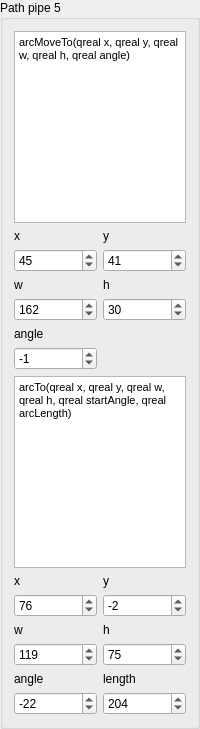
                  <widget class="QGroupBox" name="groupBox_14">
                   <property name="minimumSize">
                    <size>
                     <width>23</width>
                     <height>500</height>
                    </size>
                   </property>
                   <property name="maximumSize">
                    <size>
                     <width>200</width>
                     <height>16777215</height>
                    </size>
                   </property>
                   <property name="title">
                    <string>Path pipe 5</string>
                   </property>
                   <layout class="QGridLayout" name="gridLayout_35">
                    <item row="0" column="0" colspan="2">
                     <widget class="QTextEdit" name="textEdit_13">
                      <property name="html">
                       <string>&lt;!DOCTYPE HTML PUBLIC &quot;-//W3C//DTD HTML 4.0//EN&quot; &quot;http://www.w3.org/TR/REC-html40/strict.dtd&quot;&gt;
&lt;html&gt;&lt;head&gt;&lt;meta name=&quot;qrichtext&quot; content=&quot;1&quot; /&gt;&lt;style type=&quot;text/css&quot;&gt;
p, li { white-space: pre-wrap; }
&lt;/style&gt;&lt;/head&gt;&lt;body style=&quot; font-family:'MS Shell Dlg 2'; font-size:8.25pt; font-weight:400; font-style:normal;&quot;&gt;
&lt;p style=&quot; margin-top:0px; margin-bottom:0px; margin-left:0px; margin-right:0px; -qt-block-indent:0; text-indent:0px;&quot;&gt;arcMoveTo(qreal x, qreal y, qreal w, qreal h, qreal angle)&lt;/p&gt;&lt;/body&gt;&lt;/html&gt;</string>
                      </property>
                     </widget>
                    </item>
                    <item row="1" column="0">
                     <widget class="QLabel" name="label_92">
                      <property name="text">
                       <string>x</string>
                      </property>
                     </widget>
                    </item>
                    <item row="1" column="1">
                     <widget class="QLabel" name="label_89">
                      <property name="text">
                       <string>y</string>
                      </property>
                     </widget>
                    </item>
                    <item row="2" column="0">
                     <widget class="QDoubleSpinBox" name="doubleSpinBox_p5_x">
                      <property name="decimals">
                       <number>0</number>
                      </property>
                      <property name="minimum">
                       <double>-500.000000000000000</double>
                      </property>
                      <property name="maximum">
                       <double>500.000000000000000</double>
                      </property>
                      <property name="value">
                       <double>45.000000000000000</double>
                      </property>
                     </widget>
                    </item>
                    <item row="2" column="1">
                     <widget class="QDoubleSpinBox" name="doubleSpinBox_p5_y">
                      <property name="decimals">
                       <number>0</number>
                      </property>
                      <property name="minimum">
                       <double>-500.000000000000000</double>
                      </property>
                      <property name="maximum">
                       <double>500.000000000000000</double>
                      </property>
                      <property name="value">
                       <double>41.000000000000000</double>
                      </property>
                     </widget>
                    </item>
                    <item row="3" column="0">
                     <widget class="QLabel" name="label_91">
                      <property name="text">
                       <string>w</string>
                      </property>
                     </widget>
                    </item>
                    <item row="3" column="1">
                     <widget class="QLabel" name="label_94">
                      <property name="text">
                       <string>h</string>
                      </property>
                     </widget>
                    </item>
                    <item row="4" column="0">
                     <widget class="QDoubleSpinBox" name="doubleSpinBox_p5_w">
                      <property name="decimals">
                       <number>0</number>
                      </property>
                      <property name="minimum">
                       <double>-500.000000000000000</double>
                      </property>
                      <property name="maximum">
                       <double>500.000000000000000</double>
                      </property>
                      <property name="value">
                       <double>162.000000000000000</double>
                      </property>
                     </widget>
                    </item>
                    <item row="4" column="1">
                     <widget class="QDoubleSpinBox" name="doubleSpinBox_p5_h">
                      <property name="decimals">
                       <number>0</number>
                      </property>
                      <property name="minimum">
                       <double>-500.000000000000000</double>
                      </property>
                      <property name="maximum">
                       <double>500.000000000000000</double>
                      </property>
                      <property name="value">
                       <double>30.000000000000000</double>
                      </property>
                     </widget>
                    </item>
                    <item row="5" column="0">
                     <widget class="QLabel" name="label_93">
                      <property name="text">
                       <string>angle</string>
                      </property>
                     </widget>
                    </item>
                    <item row="6" column="0">
                     <widget class="QDoubleSpinBox" name="doubleSpinBox_p5_a">
                      <property name="decimals">
                       <number>0</number>
                      </property>
                      <property name="minimum">
                       <double>-500.000000000000000</double>
                      </property>
                      <property name="maximum">
                       <double>500.000000000000000</double>
                      </property>
                      <property name="value">
                       <double>-1.000000000000000</double>
                      </property>
                     </widget>
                    </item>
                    <item row="7" column="0" colspan="2">
                     <widget class="QTextEdit" name="textEdit_14">
                      <property name="html">
                       <string>&lt;!DOCTYPE HTML PUBLIC &quot;-//W3C//DTD HTML 4.0//EN&quot; &quot;http://www.w3.org/TR/REC-html40/strict.dtd&quot;&gt;
&lt;html&gt;&lt;head&gt;&lt;meta name=&quot;qrichtext&quot; content=&quot;1&quot; /&gt;&lt;style type=&quot;text/css&quot;&gt;
p, li { white-space: pre-wrap; }
&lt;/style&gt;&lt;/head&gt;&lt;body style=&quot; font-family:'MS Shell Dlg 2'; font-size:8.25pt; font-weight:400; font-style:normal;&quot;&gt;
&lt;p style=&quot; margin-top:0px; margin-bottom:0px; margin-left:0px; margin-right:0px; -qt-block-indent:0; text-indent:0px;&quot;&gt;arcTo(qreal x, qreal y, qreal w, qreal h, qreal startAngle, qreal arcLength)&lt;/p&gt;&lt;/body&gt;&lt;/html&gt;</string>
                      </property>
                     </widget>
                    </item>
                    <item row="8" column="0">
                     <widget class="QLabel" name="label_87">
                      <property name="text">
                       <string>x</string>
                      </property>
                     </widget>
                    </item>
                    <item row="8" column="1">
                     <widget class="QLabel" name="label_88">
                      <property name="text">
                       <string>y</string>
                      </property>
                     </widget>
                    </item>
                    <item row="9" column="0">
                     <widget class="QDoubleSpinBox" name="doubleSpinBox_p52x">
                      <property name="decimals">
                       <number>0</number>
                      </property>
                      <property name="minimum">
                       <double>-500.000000000000000</double>
                      </property>
                      <property name="maximum">
                       <double>500.000000000000000</double>
                      </property>
                      <property name="value">
                       <double>76.000000000000000</double>
                      </property>
                     </widget>
                    </item>
                    <item row="9" column="1">
                     <widget class="QDoubleSpinBox" name="doubleSpinBox_p52y">
                      <property name="decimals">
                       <number>0</number>
                      </property>
                      <property name="minimum">
                       <double>-500.000000000000000</double>
                      </property>
                      <property name="maximum">
                       <double>500.000000000000000</double>
                      </property>
                      <property name="value">
                       <double>-2.000000000000000</double>
                      </property>
                     </widget>
                    </item>
                    <item row="10" column="0">
                     <widget class="QLabel" name="label_90">
                      <property name="text">
                       <string>w</string>
                      </property>
                     </widget>
                    </item>
                    <item row="10" column="1">
                     <widget class="QLabel" name="label_75">
                      <property name="text">
                       <string>h</string>
                      </property>
                     </widget>
                    </item>
                    <item row="11" column="0">
                     <widget class="QDoubleSpinBox" name="doubleSpinBox_p52w">
                      <property name="decimals">
                       <number>0</number>
                      </property>
                      <property name="minimum">
                       <double>-500.000000000000000</double>
                      </property>
                      <property name="maximum">
                       <double>500.000000000000000</double>
                      </property>
                      <property name="value">
                       <double>119.000000000000000</double>
                      </property>
                     </widget>
                    </item>
                    <item row="11" column="1">
                     <widget class="QDoubleSpinBox" name="doubleSpinBox_p52h">
                      <property name="decimals">
                       <number>0</number>
                      </property>
                      <property name="minimum">
                       <double>-500.000000000000000</double>
                      </property>
                      <property name="maximum">
                       <double>500.000000000000000</double>
                      </property>
                      <property name="value">
                       <double>75.000000000000000</double>
                      </property>
                     </widget>
                    </item>
                    <item row="12" column="0">
                     <widget class="QLabel" name="label_95">
                      <property name="text">
                       <string>angle</string>
                      </property>
                     </widget>
                    </item>
                    <item row="12" column="1">
                     <widget class="QLabel" name="label_74">
                      <property name="text">
                       <string>length</string>
                      </property>
                     </widget>
                    </item>
                    <item row="13" column="0">
                     <widget class="QDoubleSpinBox" name="doubleSpinBox_p52a">
                      <property name="decimals">
                       <number>0</number>
                      </property>
                      <property name="minimum">
                       <double>-500.000000000000000</double>
                      </property>
                      <property name="maximum">
                       <double>500.000000000000000</double>
                      </property>
                      <property name="value">
                       <double>-22.000000000000000</double>
                      </property>
                     </widget>
                    </item>
                    <item row="13" column="1">
                     <widget class="QDoubleSpinBox" name="doubleSpinBox_p52l">
                      <property name="decimals">
                       <number>0</number>
                      </property>
                      <property name="minimum">
                       <double>-500.000000000000000</double>
                      </property>
                      <property name="maximum">
                       <double>500.000000000000000</double>
                      </property>
                      <property name="value">
                       <double>204.000000000000000</double>
                      </property>
                     </widget>
                    </item>
                   </layout>
                  </widget>
